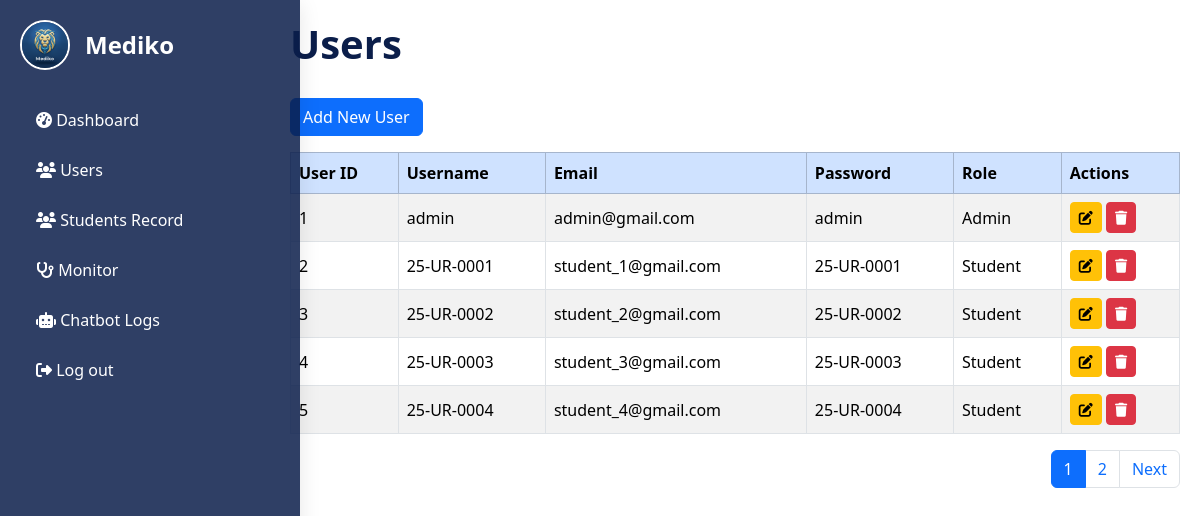
Page /main/admin/admin_Users.php (signed in) on the committed database.
### tables this page shows
CREATE TABLE `tb_users` (
  `user_id` int(11) NOT NULL,
  `user_username` varchar(50) NOT NULL,
  `user_email` varchar(50) NOT NULL,
  `user_password` varchar(50) NOT NULL,
  `user_role` enum('Admin','Student') NOT NULL
);

CREATE TABLE `tb_students` (
  `stud_id` int(11) NOT NULL,
  `user_id` int(11) NOT NULL,
  `stud_lname` varchar(50) NOT NULL,
  `stud_fname` varchar(50) NOT NULL,
  `stud_mname` varchar(50) NOT NULL,
  `stud_course` enum('BS IT','BS Architecture','BS CoE','BS CE','BS EE','BS ME','BSED','BEED','BS Mathemathics','ABEL') NOT NULL,
  `stud_year` enum('1','2','3','4','5') NOT NULL,
  `stud_gender` enum('Male','Female') NOT NULL,
  `stud_age` varchar(50) NOT NULL,
  `stud_imageurl` varchar(255) NOT NULL DEFAULT 'uploads/default_avatar.png'
);

### main/admin/admin_Users.php (the view, shortened to what this page needs)
<?php
include("../../config/database.php");
$limit = 5;
$page = isset($_GET['page']) ? max(1, intval($_GET['page'])) : 1;
$offset = ($page - 1) * $limit;
$count = $conn->query("SELECT COUNT(*) AS total FROM tb_users");
$total = $count->fetch_assoc()['total'];
$total_pages = ceil($total / $limit);
$sql = "SELECT u.*, s.stud_id, s.stud_fname, s.stud_lname, s.stud_mname, s.stud_course, s.stud_year
        FROM tb_users u
        LEFT JOIN tb_students s ON u.user_id = s.user_id
        ORDER BY u.user_id ASC
        LIMIT $offset, $limit";
$result = $conn->query($sql);
?>
<!DOCTYPE html>
<html lang="en">
<head>
<link href="https://cdn.jsdelivr.net/npm/bootstrap@5.3.3/dist/css/bootstrap.min.css" rel="stylesheet">
<link rel="stylesheet" href="https://cdnjs.cloudflare.com/ajax/libs/font-awesome/6.5.0/css/all.min.css">
</head>
<body>
<?php include('admin_Sidebar.php'); ?>
<div class="main-content">
    <div class="table-container">
        <h4 style="color: #0b1e4a; font-weight: bold; font-size: 2.5rem; margin-bottom: 30px;">Users</h4>
        <a href="../admin/admin_UserAdd.php" class="btn btn-primary mb-3">Add New User</a>
        <table class="table table-bordered table-striped">
            <thead class="table-primary">
                <tr>
                    <th>User ID</th>
                    <th>Username</th>
                    <th>Email</th>
                    <th>Password</th>
                    <th>Role</th>
                    <th>Actions</th>
                </tr>
            </thead>
            <tbody>
            <?php if($result && $result->num_rows > 0): ?>
                <?php while($row = $result->fetch_assoc()): ?>
                    <tr>
                        <td><?= $row['user_id']; ?></td>
                        <td><?= htmlspecialchars($row['user_username']); ?></td>
                        <td><?= htmlspecialchars($row['user_email']); ?></td>
                        <td><?= htmlspecialchars($row['user_password']); ?></td>
                        <td><?= htmlspecialchars($row['user_role']); ?></td>
                        <td>
                            <a href="../admin/admin_UserEdit.php?user_id=<?= $row['user_id']; ?>" class="btn btn-warning btn-sm btn-icon"><i class="fa fa-edit"></i></a>
                            <button class="btn btn-danger btn-sm btn-icon" data-bs-toggle="modal" data-bs-target="#deleteModal" data-userid="<?= $row['user_id']; ?>" data-username="<?= htmlspecialchars($row['user_username']); ?>">
                                <i class="fa fa-trash"></i>
                            </button>
                        </td>
                    </tr>
                <?php endwhile; ?>
            <?php else: ?>
                <tr><td colspan="7" class="text-center">No users found.</td></tr>
            <?php endif; ?>
            </tbody>
        </table>
        <?php if($total_pages > 1): ?>
        <nav aria-label="User page navigation">
            <ul class="pagination justify-content-end mt-3">
                <?php for($p = 1; $p <= $total_pages; $p++): ?>
                    <li class="page-item <?= ($p == $page) ? 'active' : '' ?>">
                        <a class="page-link" href="?page=<?= $p ?>"><?= $p ?></a>
                    </li>
                <?php endfor; ?>
                <?php if($page < $total_pages): ?>
                    <li class="page-item">
                        <a class="page-link" href="?page=<?= $page + 1 ?>">Next</a>
                    </li>
                <?php endif; ?>
            </ul>
        </nav>
        <?php endif; ?>
    </div>
</div>
</body>
</html>

### main/admin/admin_Users.php (style rules this page uses)
body { font-family: 'Segoe UI'; background: #f8f9fa; margin: 0; }
.main-content { margin-left: 270px; padding: 30px 20px; }
.table-container { max-width: 1200px; margin: auto; }
.table th, .table td { vertical-align: middle; text-align: justify; }
.btn-icon { padding: 4px 8px; }

### main/admin/admin_Sidebar.php (style rules this page uses)
.main-content { margin-left: 270px; padding: 20px; }

### rows in the picture
tb_users: user_id "1", user_username "admin", user_email "admin@gmail.com", user_password "admin", user_role "Admin"
tb_students: user.user_id "2", user.user_username "25-UR-0001", user.user_email "student_1@gmail.com", user.user_password "25-UR-0001", user.user_role "Student"
tb_students: user.user_id "3", user.user_username "25-UR-0002", user.user_email "student_2@gmail.com", user.user_password "25-UR-0002", user.user_role "Student"
tb_students: user.user_id "4", user.user_username "25-UR-0003", user.user_email "student_3@gmail.com", user.user_password "25-UR-0003", user.user_role "Student"
tb_students: user.user_id "5", user.user_username "25-UR-0004", user.user_email "student_4@gmail.com", user.user_password "25-UR-0004", user.user_role "Student"
